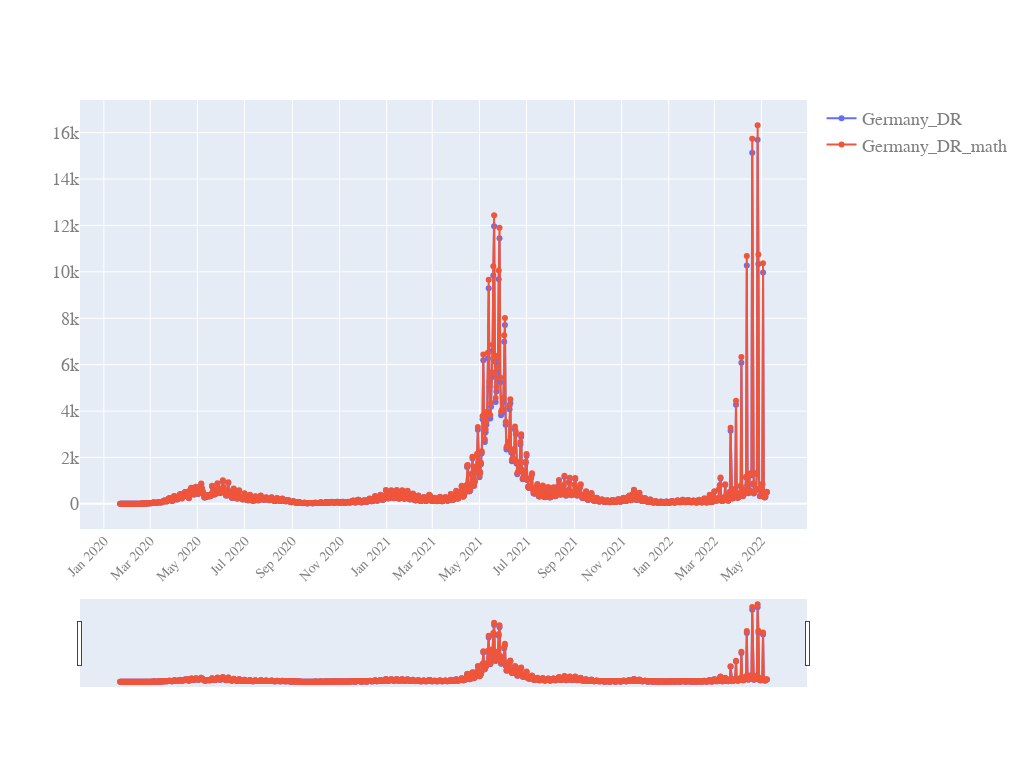

The cell this chart's notebook holds for it:
### Code cell
# Plot the mathematical and analytical doubling time on the same graph to check if the analytical one matches the mathematical one
quick_plot(df_analyse.date, df_analyse.loc[40:,["Germany_DR", "Germany_DR_math"]], y_scale='linear',slider=True)

### Figure 1 — Plotly figure (JSON) as saved in the notebook; plotly's stock layout.template omitted (floating-point values rounded to 4 significant figures; data arrays with more than 128 entries replaced by an {"elided": "..."} marker saying what was removed)
{"data": [{"mode": "markers+lines", "name": "Germany_DR", "type": "scatter", "x": {"elided": "878 str values"}, "y": {"elided": "838 float values"}}, {"mode": "markers+lines", "name": "Germany_DR_math", "type": "scatter", "x": {"elided": "878 str values"}, "y": {"elided": "838 float values"}}], "layout": {"autosize": true, "font": {"color": "#7f7f7f", "family": "PT Sans, monospace", "size": 18}, "height": 768, "width": 1024, "xaxis": {"nticks": 20, "rangeslider": {"visible": true}, "tickangle": -45, "tickfont": {"color": "#7f7f7f", "size": 14}}, "yaxis": {"type": "linear"}}}
